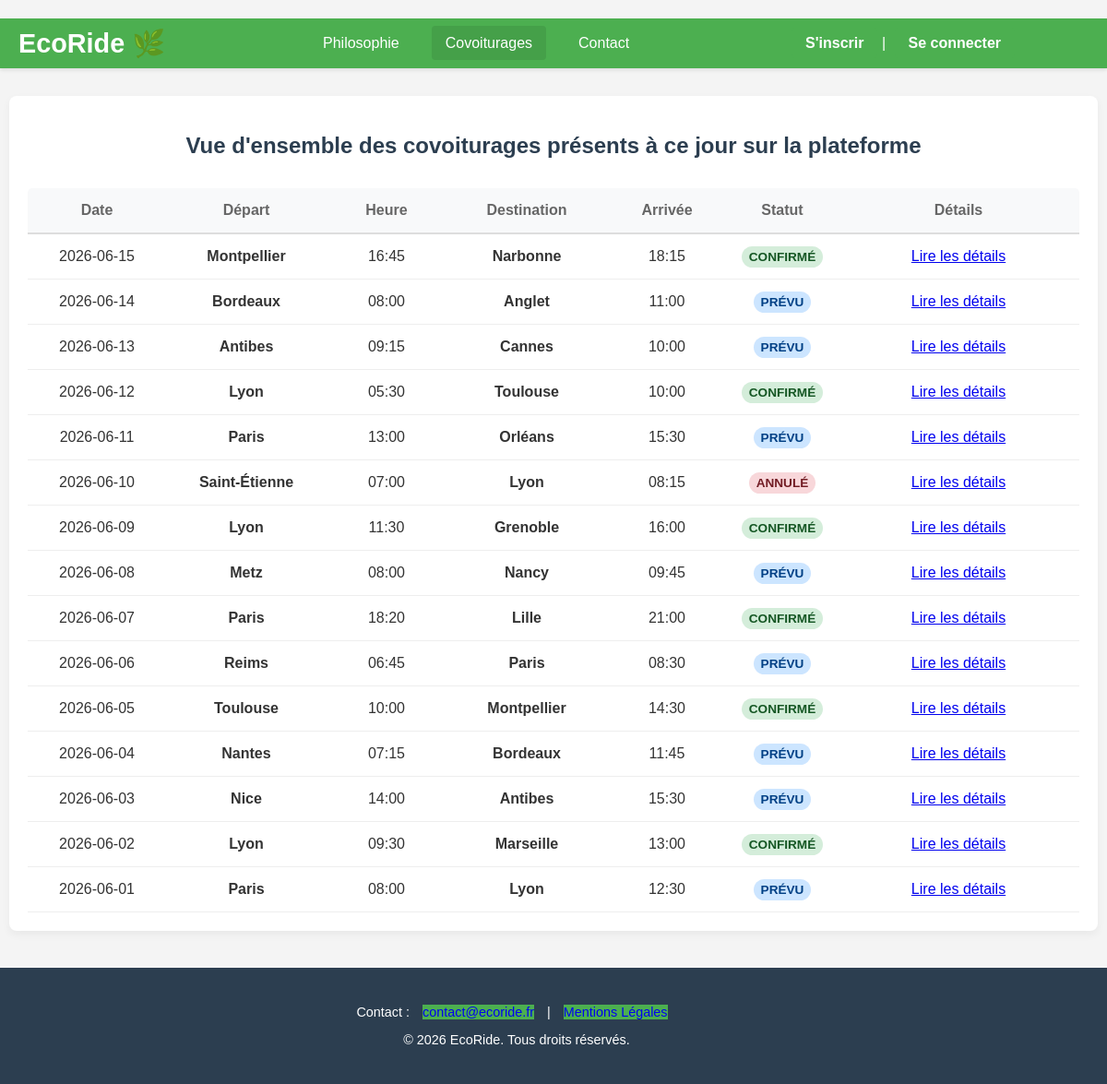
/public/index.php?p=covoiturage, run on the app's committed database.
### tables this page shows
CREATE TABLE IF NOT EXISTS `covoiturage` (
  `covoiturage_id` INT NOT NULL AUTO_INCREMENT,
  `date_depart` DATE NOT NULL,
  `heure_depart` TIME NOT NULL,  
  `lieu_depart` VARCHAR(50) NOT NULL,
  `date_arrivee` DATE NULL,
  `heure_arrivee` TIME NULL,	 
  `lieu_arrivee` VARCHAR(50) NOT NULL,
  `statut_covoiturage_id` INT NOT NULL,  
  `avis_covoiturage_id` INT NULL,  
  `nb_place` INT NOT NULL,
  `prix_personne` FLOAT NOT NULL,
  `voiture_id` INT NOT NULL,  
  PRIMARY KEY (`covoiturage_id`),
  INDEX `fk_covoiturage_voiture_utilise_idx` (`voiture_id` ASC),
  INDEX `fk_statut_covoiturage_idx` (`statut_covoiturage_id` ASC),
  INDEX `fk_avis_covoiturage_idx` (`avis_covoiturage_id` ASC),
  CONSTRAINT `fk_covoiturage_voiture_utilise`
    FOREIGN KEY (`voiture_id`)
    REFERENCES `voiture` (`voiture_id`),
  CONSTRAINT `fk_statut_covoiturage_id`
    FOREIGN KEY (`statut_covoiturage_id`)
    REFERENCES `statut_covoiturage` (`statut_covoiturage_id`),
  CONSTRAINT `fk_avis_covoiturage_id`
    FOREIGN KEY (`avis_covoiturage_id`)
    REFERENCES `avis_covoiturage` (`avis_covoiturage_id`)
);

CREATE TABLE IF NOT EXISTS `statut_covoiturage` (
  `statut_covoiturage_id` INT NOT NULL AUTO_INCREMENT,
  `libelle` VARCHAR(50) NOT NULL UNIQUE,
  PRIMARY KEY (`statut_covoiturage_id`)
);

### core/Controller/Controller.php (called while the page is built, shortened)
<?php
class Controller
{
    protected $viewPath;
    protected function render($view, $variables = [])
    {
        extract($variables);
        require($this->viewPath . str_replace('.', '/', $view) . '.php');
    }
}

### app/Controller/CovoituragesController.php (called while the page is built, shortened)
<?php
class CovoituragesController extends AppController
{
    public function all()
    {
        $covoiturages = $this->Covoiturage->all();
        $this->render('covoiturages.covoiturage', compact('covoiturages'));
    }
}

### core/Model/Model.php (called while the page is built, shortened)
<?php
class Model
{
    protected $db;
    public function __construct(Database $db)
    {
        $this->db = $db;
    }
    public function query($statement, $attributes = null, $one = false)
    {
        $classe_name = str_replace('Model', 'Entity', get_class($this));
        if ($attributes) {
            return $this->db->prepare(
                $statement,
                $attributes,
                $classe_name,
                $one
            );
        } else {
            return $this->db->query(
                $statement,
                $classe_name,
                $one
            );
        }
    }
}

### core/Database/MysqlDatabase.php (called while the page is built, shortened)
<?php
class MysqlDatabase extends Database
{
    private $dbname;
    private $dbusername;
    private $dbpassword;
    private $dbhost;
    private $pdo;
    public function __construct($dbname = '', $dbusername = 'root', $dbpassword = '', $dbhost = 'localhost')
    {
        $this->dbname = $dbname;
        $this->dbusername = $dbusername;
        $this->dbpassword = $dbpassword;
        $this->dbhost = $dbhost;
    }
    private function getPdo()
    {
        if ($this->pdo === null) {
            $dns = 'mysql:host=' . $this->dbhost . ';dbname=' . $this->dbname;
            $pdo = new PDO($dns, $this->dbusername, $this->dbpassword);
            $pdo->setAttribute(PDO::ATTR_ERRMODE, PDO::ERRMODE_EXCEPTION);
            $this->pdo = $pdo;
        }
        return $this->pdo;
    }
    public function query($statement, $class_name = null, $one = false)
    {
        $req = $this->getPdo()->query($statement);
        if ($class_name === null) {
            $req->setFetchMode(PDO::FETCH_OBJ);
        } else {
            $req->setFetchMode(PDO::FETCH_CLASS, $class_name);
        }
        if ($one) {
            $datas = $req->fetch();
        } else {
            $datas = $req->fetchAll();
        }
        return $datas;
    }
}

### app/Model/CovoiturageModel.php (called while the page is built, shortened)
<?php
class CovoiturageModel extends Model
{
    public function all()
    {
        return $this->query(
            "select
                c.covoiturage_id ,
                c.date_depart	 ,
                c.heure_depart	 ,
                c.lieu_depart	 ,
                c.date_arrivee	 ,
                c.heure_arrivee	 ,
                c.lieu_arrivee	 ,
                s.libelle as statut,
                c.nb_place		 ,
                c.prix_personne	 ,
                u.pseudo		 ,
                v.energie
            from covoiturage c
            join voiture v on (v.voiture_id = c.voiture_id)
            join utilisateur u on (u.utilisateur_id = v.utilisateur_id)
            join statut_covoiturage s on (c.statut_covoiturage_id = s.statut_covoiturage_id)
            order by c.date_depart desc, c.lieu_depart asc",
            false
        );
    }
}

### app/Autoloader.php (called while the page is built, shortened)
<?php
class Autoloader
{
    static function fautoload($class)
    {
        if (strpos($class, __NAMESPACE__) === 0) {
            $class = str_replace(__NAMESPACE__ . '\\', '', $class);
            $class = str_replace('\\', '/', $class);
        }
    }
}

### core/Autoloader.php (called while the page is built, shortened)
<?php
class Autoloader
{
    static function fautoload($class)
    {
        if (strpos($class, __NAMESPACE__) === 0) {
            $class = str_replace(__NAMESPACE__ . '\\', '', $class);
            $class = str_replace('\\', '/', $class);
        }
    }
}

### app/Views/covoiturages/covoiturage.php (the view)
<section class="presentation-section">
    <div class="presentation-content">
        <h1>Vue d'ensemble des covoiturages présents à ce jour sur la plateforme</h1>
        <div class="trip-row trip-header">
            <div class="trip-cell">Date</div>
            <div class="trip-cell">Départ</div>
            <div class="trip-cell">Heure</div>
            <div class="trip-cell">Destination</div>
            <div class="trip-cell">Arrivée</div>
            <div class="trip-cell">Statut</div>
            <div class="trip-cell">Détails</div>
        </div>
        <?php foreach ($covoiturages as $covoiturage): ?>
            <div class="trip-row">
                <div class="trip-cell" data-label="Date">
                    <?= htmlspecialchars($covoiturage->date_depart); ?>
                </div>
                <div class="trip-cell" data-label="Départ">
                    <strong><?= htmlspecialchars($covoiturage->lieu_depart); ?></strong>
                </div>
                <div class="trip-cell" data-label="Heure">
                    <?= htmlspecialchars(substr($covoiturage->heure_depart, 0, 5)); ?>
                </div>
                <div class="trip-cell" data-label="Destination">
                    <strong><?= htmlspecialchars($covoiturage->lieu_arrivee); ?></strong>
                </div>
                <div class="trip-cell" data-label="Arrivée">
                    <?= htmlspecialchars(substr($covoiturage->heure_arrivee, 0, 5)); ?>
                </div>
                <div class="trip-cell" data-label="Statut">
                    <span class="status-badge <?= strtolower($covoiturage->statut); ?>">
                        <?= htmlspecialchars($covoiturage->statut); ?>
                    </span>
                </div>
                <div class="trip-cell" data-label="Détails">
                    <?= $covoiturage->getExtrait(); ?>
                </div>
            </div>
        <?php endforeach; ?>
    </div>
</section>

### app/Entity/CovoiturageEntity.php (shortened to what this page needs)
<?php
class CovoiturageEntity extends Entity
{
    public function getUrl()
    {
        return 'index.php?p=trajet-detail&id=' . $this->covoiturage_id;
    }
    public function getExtrait()
    {
        $html = '<a href="' . $this->getUrl() . '">Lire les détails </a>';
        return $html;
    }
}

### public/css/style_app.css (style rules this page uses)
:root { --color-ecogreen: #4CAF50; --color-ecogreen-survol: #45a049; --color-ecodark: #388E3C; --color-nightblue: #2c3e50; --color-price: #1abc9c; --color-rating: #f39c12; --color-background: #f4f4f4; --color-text: #333; --color-card-bg: #ffffff; --color-border: #eee; --color-connexion: #2c3e50; }
body { font-family: Arial, sans-serif; margin: 0; padding-top: 0; background-color: var(--color-background); color: var(--color-text); }
.presentation-section { background-color: white; padding: 20px 20px; border-radius: 8px; box-shadow: 0 4px 10px rgba(0, 0, 0, 0.05); box-shadow: 0 4px 10px rgba(0, 0, 0, 0.05); margin: 30px auto; max-width: 1400px; width: 95%; display: flex; flex-direction: column; gap: 30px; align-items: center; text-align: center; }
.presentation-section h1 { margin-bottom: 2rem; color: #2c3e50; }
.presentation-content { flex: 2; width: 100%; }

### public/css/style_covoiturage.css (style rules this page uses)
.trip-row { display: grid; grid-template-columns: 120px 1.5fr 100px 1.5fr 100px 120px 2fr; gap: 15px; padding: 15px; border-bottom: 1px solid #eee; align-items: center; }
.trip-header { background-color: #f8f9fa; font-weight: bold; color: #666; border-radius: 5px 5px 0 0; border-bottom: 2px solid #ddd; }
.status-badge { padding: 4px 8px; border-radius: 12px; font-size: 0.85em; font-weight: bold; text-transform: uppercase; }
.status-badge.confirmé { background-color: #d4edda; color: #155724; }
.status-badge.annulé { background-color: #f8d7da; color: #721c24; }
.status-badge.prévu { background-color: #cce5ff; color: #004085; }

### public/css/style_trajet.css (style rules this page uses)
:root { --color-status-confirmed: #2ecc71; --color-status-pending: #e67e22; --color-status-cancelled: #e74c3c; --color-status-onboarding: #3498db; --color-disabled: #bdc3c7; --color-ecogreen: #4CAF50; --color-ecodark: #388E3C; --color-nightblue: #2c3e50; --color-price: #1abc9c; --color-rating: #f39c12; --color-background: #f4f4f4; --color-text: #333; --color-card-bg: #ffffff; --color-border: #eee; --color-white: #ffffff; --color-text-main: #333; --color-text-muted: #999999; --radius-lg: 8px; --shadow: 0 2px 8px rgba(0, 0, 0, 0.1); --transition: all 0.2s ease; }

### public/css/style_trajet_detail.css (style rules this page uses)
:root { --color-ecogreen: #4CAF50; --color-ecogreen-survol: #45a049; --color-ecodark: #388E3C; --color-nightblue: #2c3e50; --color-price: #1abc9c; --color-rating: #f39c12; --color-background: #f4f4f4; --color-text: #333; --color-card-bg: #ffffff; --color-border: #eee; --color-light-bg: #f9f9f9; }

### data on the page
covoiturage: date_depart "2026-06-15", lieu_depart "Montpellier", heure_depart "16:45", lieu_arrivee "Narbonne", heure_arrivee "18:15", statut_covoiturage.libelle "CONFIRMÉ"
covoiturage: date_depart "2026-06-14", lieu_depart "Bordeaux", heure_depart "08:00", lieu_arrivee "Anglet", heure_arrivee "11:00", statut_covoiturage.libelle "PRÉVU"
covoiturage: date_depart "2026-06-13", lieu_depart "Antibes", heure_depart "09:15", lieu_arrivee "Cannes", heure_arrivee "10:00", statut_covoiturage.libelle "PRÉVU"
covoiturage: date_depart "2026-06-12", lieu_depart "Lyon", heure_depart "05:30", lieu_arrivee "Toulouse", heure_arrivee "10:00", statut_covoiturage.libelle "CONFIRMÉ"
covoiturage: date_depart "2026-06-11", lieu_depart "Paris", heure_depart "13:00", lieu_arrivee "Orléans", heure_arrivee "15:30", statut_covoiturage.libelle "PRÉVU"
covoiturage: date_depart "2026-06-10", lieu_depart "Saint-Étienne", heure_depart "07:00", lieu_arrivee "Lyon", heure_arrivee "08:15", statut_covoiturage.libelle "ANNULÉ"
covoiturage: date_depart "2026-06-09", lieu_depart "Lyon", heure_depart "11:30", lieu_arrivee "Grenoble", heure_arrivee "16:00", statut_covoiturage.libelle "CONFIRMÉ"
covoiturage: date_depart "2026-06-08", lieu_depart "Metz", heure_depart "08:00", lieu_arrivee "Nancy", heure_arrivee "09:45", statut_covoiturage.libelle "PRÉVU"
covoiturage: date_depart "2026-06-07", lieu_depart "Paris", heure_depart "18:20", lieu_arrivee "Lille", heure_arrivee "21:00", statut_covoiturage.libelle "CONFIRMÉ"
covoiturage: date_depart "2026-06-06", lieu_depart "Reims", heure_depart "06:45", lieu_arrivee "Paris", heure_arrivee "08:30", statut_covoiturage.libelle "PRÉVU"
covoiturage: date_depart "2026-06-05", lieu_depart "Toulouse", heure_depart "10:00", lieu_arrivee "Montpellier", heure_arrivee "14:30", statut_covoiturage.libelle "CONFIRMÉ"
covoiturage: date_depart "2026-06-04", lieu_depart "Nantes", heure_depart "07:15", lieu_arrivee "Bordeaux", heure_arrivee "11:45", statut_covoiturage.libelle "PRÉVU"
covoiturage: date_depart "2026-06-03", lieu_depart "Nice", heure_depart "14:00", lieu_arrivee "Antibes", heure_arrivee "15:30", statut_covoiturage.libelle "PRÉVU"
covoiturage: date_depart "2026-06-02", lieu_depart "Lyon", heure_depart "09:30", lieu_arrivee "Marseille", heure_arrivee "13:00", statut_covoiturage.libelle "CONFIRMÉ"
covoiturage: date_depart "2026-06-01", lieu_depart "Paris", heure_depart "08:00", lieu_arrivee "Lyon", heure_arrivee "12:30", statut_covoiturage.libelle "PRÉVU"
